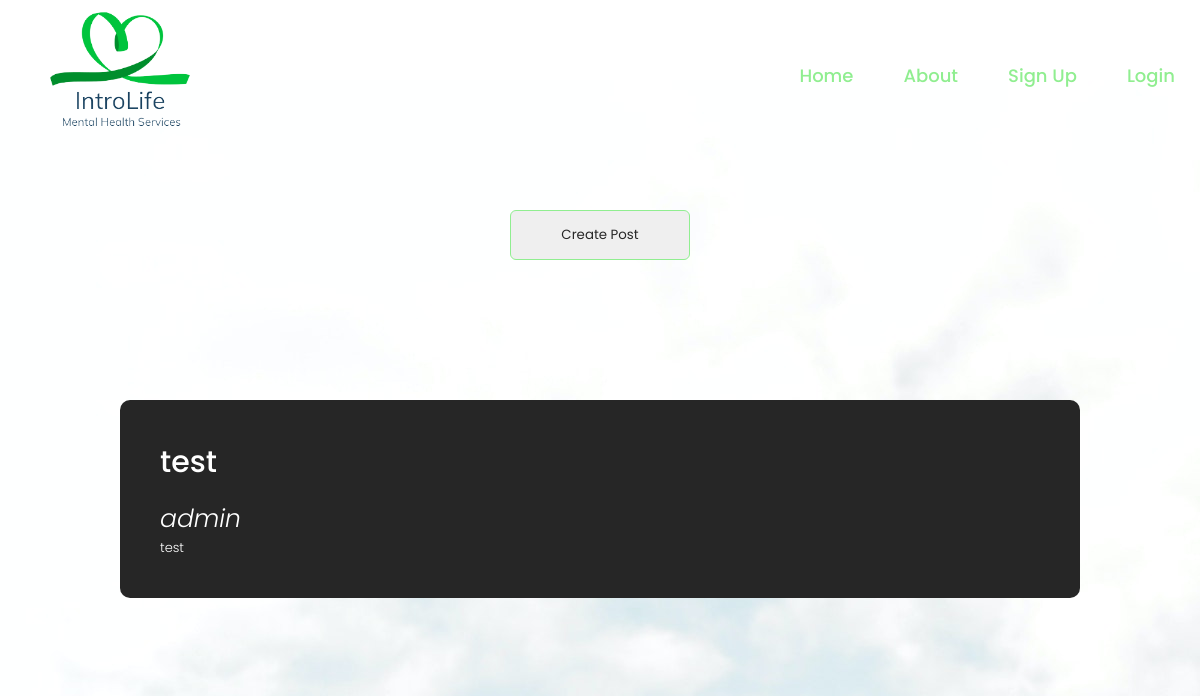
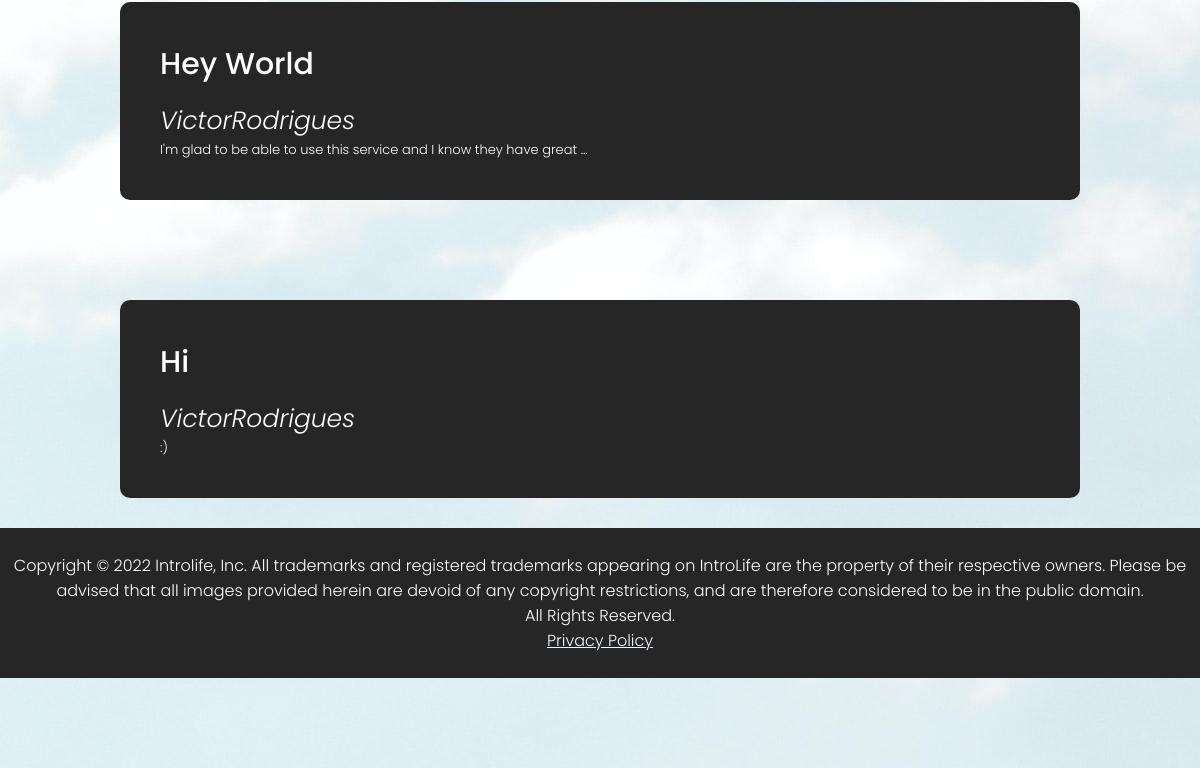
The page /platform/ on the database as committed earlier (2 pictures, top to bottom).
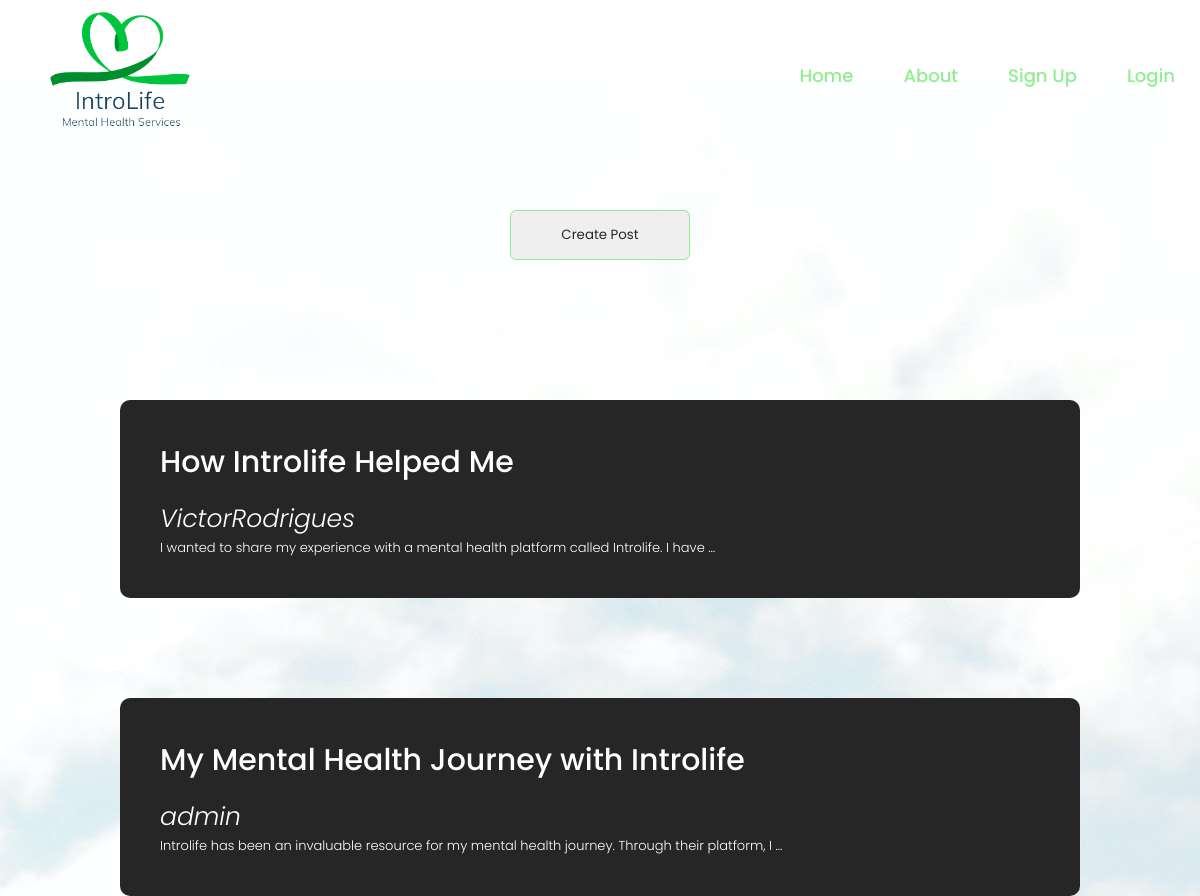
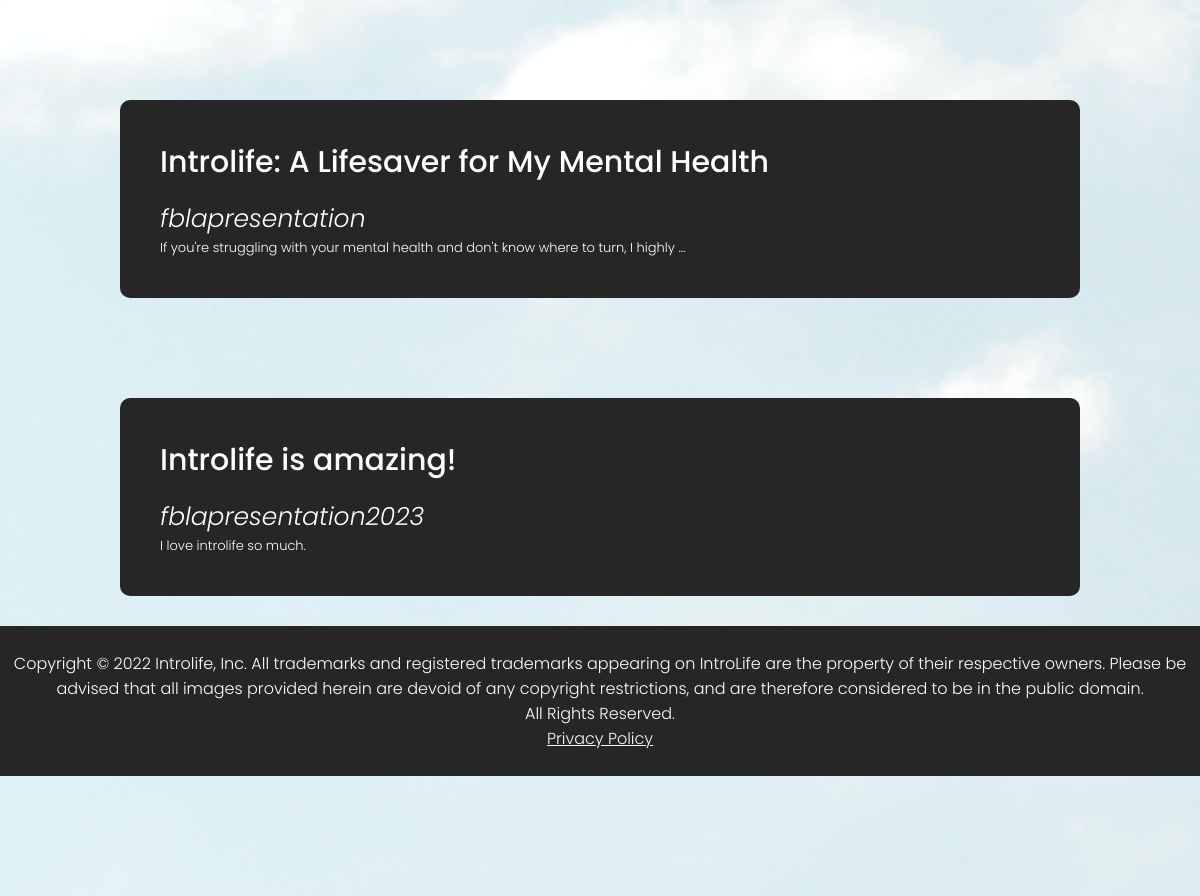
The same page on the database as committed later (2 pictures, top to bottom).
### introlife_app/models.py (models this page shows, shortened)
class Post(models.Model):
    title = models.CharField(max_length = 100)
    date = models.DateTimeField(auto_now_add = True)
    author = models.ForeignKey(User, on_delete = models.CASCADE)
    body = models.TextField()
    slug = models.SlugField(unique = True, null = True)
    def get_absolute_url(self):
        return reverse('post_detail', kwargs = {'slug' : self.slug})

### introlife_app/views.py (the view)
# urls.py: path('platform/', views.platform, name = 'platform'),
def platform(request):
    post = Post.objects.all()
    paginator = Paginator(post, 1)
    page_number = request.GET.get('page')
    page_obj = paginator.get_page(page_number)
    return render(request, "platform.html", {"post" : post, "page_obj" : page_obj})

### introlife_app/templates/platform.html
{% extends 'base.html' %}
{% block introchat_content %}
<a href="{% url 'createpost' %}" style="text-decoration:none; cursor: grab;">
        <button class = "btn btn-primary">Create Post</button>
</a>
{% for post in post %}
<div id = "services">
        <div class = "container">
                        <div class="services-list">
                                <a href="{{ post.get_absolute_url }}", style = "text-decoration:none; color:white;">
                                        <div>
                                                <h2>{{ post.title }}</h2>
                                                <p><i  style = "font-size:25px;">{{ post.author }}</i></p>
                                                <p>{{ post.body|truncatewords:15 }}</p>
                                            </div>
                                </a>
        </div>
</div>
{% endfor %}
{% endblock introchat_content %}

### introlife_app/templates/base.html (shortened to what this page needs)
{% load static %}
<!DOCTYPE html>
<html lang = "en">
    <head>
    <link rel = "stylesheet" href = "{% static 'style.css' %}">
    </head>
    <link rel = "stylesheet" href = "{% static 'style.css' %}" >
<section style = "background-image: url('../static/images/background1.jpg');">
    <body >
        <header id = "navToolbar3" >
            <nav id = "navToolbar2" >
              <img src = "{% static 'images/IntroLifeLogo.png' %}" class = "logo"/>
              <ul id = "navToolbar" >
                <li class = "toolbar"><a href = "{% url 'home' %}" style = "color:lightgreen;">Home</a></li>
                    <li class = "toolbar"><a href = "{% url 'about' %}" style = "color:lightgreen;">About</a></li>
                    {% if user.is_authenticated %}
                    <li class = "toolbar""><a href = "{% url 'therapy' %}" style = "color:lightgreen;">Therapy</a></li>
                    <li class = "toolbar"><a href="{% url 'platform' %}" style = "color:lightgreen;">Platform</a></li>
                    <li class = "toolbar" style = "color:pink;"><a style = "color:pink;">{{ user.username }}</a></li>
                    <li class = "toolbar"><a href = "{% url 'logout' %}" style = "color:lightgreen;">Logout</a></li>
                    {% else %}
                    <li class = "toolbar"><a href = "{% url 'signup' %}" style = "color:lightgreen;">Sign Up</a></li>
                    <li class = "toolbar"><a href = "{% url 'login' %}" style = "color:lightgreen;">Login</a></li>
                    {% endif %}
              </ul>
            </nav>
          </header>
        <nav>
         </nav>
            {% block introchat_content %}
            {% endblock %}
    </body>
    <footer>
        <div class="copyright">
            <p>Copyright © 2022 Introlife, Inc. All trademarks and registered trademarks appearing on IntroLife are the property of their respective owners. Please be advised that all images provided herein are devoid of any copyright restrictions, and are therefore considered to be in the public domain.</p>
            <p>All Rights Reserved.</p>
            <p><a href="{% url 'privacypolicy' %}" style = "color:aliceblue;">Privacy Policy</a></p>
        </div>
    </footer>
  </section>
    </body>
</html>

### introlife_app/static/style.css (style rules this page uses)
* { margin: 0; padding: 0; font-family: 'Poppins', 'sans-serif'; box-sizing: border-box; }
nav { background: aliceblue; }
#navToolbar2 { background: white; }
#navToolbar3 { background: white; }
.logo { position: relative; bottom: 80px; right: 150px; width: 300px; height: auto; }
#navToolbar { position: absolute; right: 0px; top: 30px; }
header a { text-decoration: none; }
header { padding: 0 20px; background-color: #1d1f1d; height: 50px; display: flex; justify-content: space-between; }
ul { list-style: none; height: 100%; display: flex; align-items: center; justify-content: space-around; }
ul a { color: white; }
ul li { padding: 0px; margin-left: 10px; }
nav { display: flex; height: 80px; width: 100%; background: transparent; align-items: center; justify-content: space-between; padding: 0 50px 0 100px; flex-wrap: wrap; }
nav ul { display: flex; flex-wrap: wrap; list-style: none; }
nav ul li a { top: 5px; bottom: 30px; color: #f2f2f2; text-decoration: none; font-size: 18px; font-weight: 500; padding: 0px 5px; border-radius: 5px; transition: all 0.3s ease; }
header { position: relative; left: 0; top: 0; width: 1005; height: 80px; }
body { background: white; color: #262626; }
.container { padding: 10px 10%; }
nav { display: flex; align-items: center; justify-content: space-between; flex-wrap: wrap; }
nav ul li { display: inline-block; list-style: none; margin: 10px 20px; }
nav ul li a { color: #fff; text-decoration: none; font-size: 18px; position: relative; }
#services { padding: 30px 0; }
.services-list { display: grid; grid-template-columns: repeat(auto-fit, minmax(250px, 1fr)); grid-gap: 40px; margin-top: 50px; }
.services-list div { background: #262626; padding: 40px; font-size: 13px; font-weight: 300; border-right: 10px; border-radius: 10px; transition: background 0.5s, transform 0.5s; }
.services-list div i { font-size: 50px; margin-bottom: 30px; }
.services-list div h2 { font-size: 30px; font-weight: 500; margin-bottom: 15px; }
.copyright { width: 100%; text-align: center; padding: 25px 0; background: #262626; font-weight: 300; margin-top: 20px; color: #fff; }
.btn { display: block; margin: 50px auto; width: fit-content; border: 1px solid lightgreen; padding: 14px 50px; border-radius: 6px; text-decoration: none; color: #262626; transition: background 0.5s; }
.copyright { width: 100%; text-align: center; padding: 25px 0; background: #262626; font-weight: 300; margin-top: 20px; }

Rows that differ between the two databases and show on the page:
removed Post: title "test", author "admin", body "test"
removed Post: title "Hey World", author "VictorRodrigues", body "I'm glad to be able to use this service and I know they have great …"
removed Post: title "Hi", author "VictorRodrigues", body ":)"
added Post: title "How Introlife Helped Me", author "VictorRodrigues", body "I wanted to share my experience with a mental health platform called Introlife. I have …"
added Post: title "My Mental Health Journey with Introlife", author "admin", body "Introlife has been an invaluable resource for my mental health journey. Through their platform, I …"
added Post: title "Introlife: A Lifesaver for My Mental Health", author "fblapresentation", body "If you're struggling with your mental health and don't know where to turn, I highly …"
added Post: title "Introlife is amazing!", author "fblapresentation2023", body "I love introlife so much."
